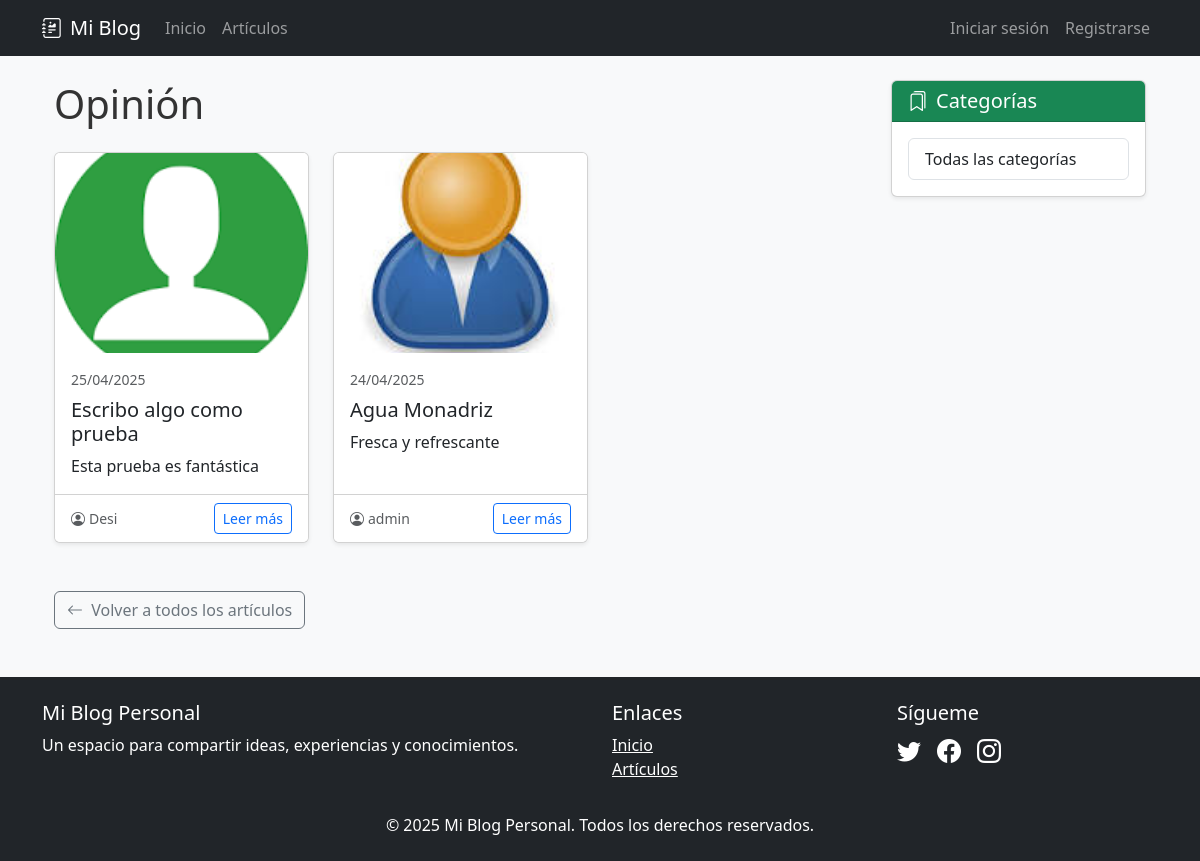
The page /categoria/opinion/ on the database its author committed.
### app1/models.py (models this page shows, shortened)
class Categoria(models.Model):
    nombre = models.CharField(max_length=100)
    slug = models.SlugField(unique=True, max_length=100)
    descripcion = models.TextField(blank=True)
    class Meta:
        verbose_name_plural = "Categorías"

class Post(models.Model):
    titulo = models.CharField(max_length=200)
    slug = models.SlugField(unique=True, max_length=200)
    contenido = RichTextField()
    extracto = models.TextField(max_length=300, blank=True)
    fecha_publicacion = models.DateTimeField(auto_now_add=True)
    ultima_modificacion = models.DateTimeField(auto_now=True)
    categoria = models.ForeignKey(Categoria, on_delete=models.CASCADE, related_name='posts')
    autor = models.ForeignKey(User, on_delete=models.CASCADE, related_name='posts')
    imagen_destacada = models.ImageField(upload_to='posts/', blank=True, null=True)
    publicado = models.BooleanField(default=True)
    destacado = models.BooleanField(default=False)
    class Meta:
        ordering = ['-fecha_publicacion']
        verbose_name_plural = "Posts"

### app1/views.py (the view)
# urls.py: path('categoria/<slug:slug>/', views.posts_por_categoria, name='posts_por_categoria'),
def posts_por_categoria(request, slug):
    categoria = get_object_or_404(Categoria, slug=slug)
    posts_list = Post.objects.filter(categoria=categoria, publicado=True)
    paginator = Paginator(posts_list, 9)
    page = request.GET.get('page')
    posts = paginator.get_page(page)
    context = {
        'categoria': categoria,
        'posts': posts,
        'titulo_pagina': f"Artículos en: {categoria.nombre}",
    }
    return render(request, 'app1/posts_por_categoria.html', context)

### app1/templates/app1/posts_por_categoria.html (shortened to what this page needs)
{% extends "app1/base.html" %}
{% block content %}
<div class="container">
    <div class="row">
        <div class="col-md-9">
            <div class="mb-4">
                <h1>{{ categoria.nombre }}</h1>
            </div>
            {% if posts %}
            <div class="row">
                {% for post in posts %}
                <div class="col-md-4 mb-4">
                    <div class="card h-100 shadow-sm">
                        {% if post.imagen_destacada %}
                        <img src="{{ post.imagen_destacada.url }}" class="card-img-top" alt="{{ post.titulo }}"
                             style="height: 200px; object-fit: cover;">
                        {% else %}
                        <div class="bg-light" style="height: 200px;"></div>
                        {% endif %}
                        <div class="card-body">
                            <div class="d-flex justify-content-between mb-2">
                                <small class="text-muted">{{ post.fecha_publicacion|date:"d/m/Y" }}</small>
                            </div>
                            <h5 class="card-title">{{ post.titulo }}</h5>
                            <p class="card-text">{{ post.extracto|truncatechars:100 }}</p>
                        </div>
                        <div class="card-footer bg-white">
                            <div class="d-flex justify-content-between align-items-center">
                                <small class="text-muted">
                                    <i class="bi bi-person-circle me-1"></i>{{ post.autor.username }}
                                </small>
                                <a href="{% url 'app1:detalle_post' post.slug %}" class="btn btn-sm btn-outline-primary">Leer más</a>
                            </div>
                        </div>
                    </div>
                </div>
                {% endfor %}
            </div>
            {% else %}
            <div class="alert alert-info text-center py-5">
                <i class="bi bi-journal-x display-4 d-block mb-3"></i>
                <h4>No hay artículos disponibles</h4>
                <p class="mb-0">Aún no se han publicado artículos en esta categoría.</p>
            </div>
            {% endif %}
            <div class="mt-4">
                <a href="{% url 'app1:lista_posts' %}" class="btn btn-outline-secondary">
                    <i class="bi bi-arrow-left me-1"></i> Volver a todos los artículos
                </a>
            </div>
        </div>
        <div class="col-md-3">
            <div class="card mb-4 shadow-sm">
                <div class="card-header bg-success text-white">
                    <h5 class="mb-0"><i class="bi bi-bookmarks me-2"></i>Categorías</h5>
                </div>
                <div class="card-body">
                    <div class="list-group">
                        <a href="{% url 'app1:lista_posts' %}" class="list-group-item list-group-item-action">
                            Todas las categorías
                        </a>
                    </div>
                </div>
            </div>
        </div>
    </div>
</div>
{% endblock %}

### app1/static/app1/css/styles.css (style rules this page uses)
body { background-color: #f8f9fa; color: #333; }

### rows shown on the page
Categoria: nombre "Opinión"
Post: imagen_destacada (picture), fecha_publicacion "25/04/2025", titulo "Escribo algo como prueba", extracto "Esta prueba es fantástica", autor.username "Desi"
Post: imagen_destacada (picture), fecha_publicacion "24/04/2025", titulo "Agua Monadriz", extracto "Fresca y refrescante", autor.username "admin"
